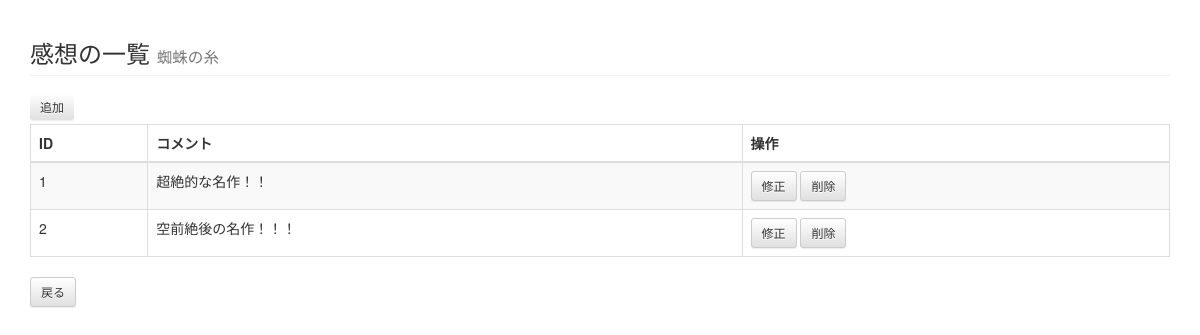
The app's page /cms/impression/1/, older data.
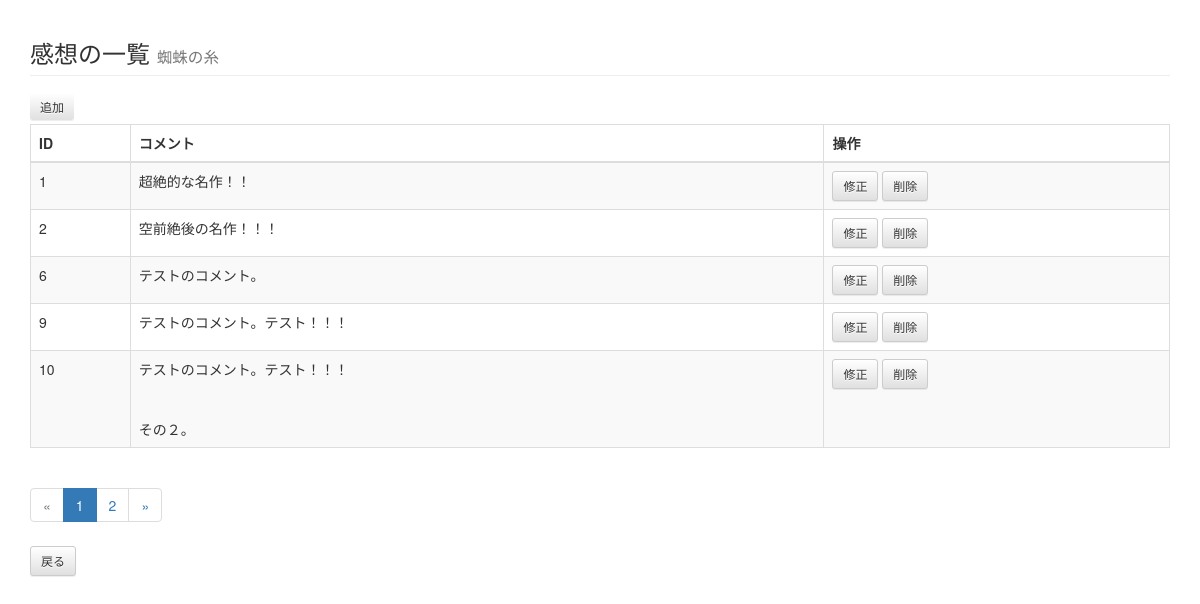
The same page, newer data.
### cms/models.py (models this page shows, shortened)
class Impression(models.Model):
    book = models.ForeignKey(Book, verbose_name=u'書籍', related_name='impressions')
    comment = models.TextField(u'コメント', blank=True)

### cms/views.py (the view)
# urls.py: url(r'impression/(?P<book_id>\d+)/$', views.ImpressionList.as_view(), name='impression_list'),
class ImpressionList(ListView):
    context_object_name = 'impressions'
    template_name = 'cms/impression_list.html'
    paginate_by = 5
    def get(self, request, *args, **kwargs):
        book = get_object_or_404(Book, pk=kwargs['book_id'])
        impressions = book.impressions.all().order_by('id')
        self.object_list = impressions
        context = self.get_context_data(object_list=self.object_list, book=book)
        return self.render_to_response(context)

### cms/templates/cms/impression_list.html (shortened to what this page needs)
{% extends "base.html" %}
{% block content %}
    <h3 class="page-header">感想の一覧 <small>{{ book.name }}</small></h3>
    <a href="{% url 'cms:impression_add' book_id=book.id %}" class="bt btn-default btn-sm">追加</a>
    <table class="table table-striped table-bordered">
        <thead>
            <tr>
                <th>ID</th>
                <th>コメント</th>
                <th>操作</th>
            </tr>
        </thead>
        <tbody>
            {% for impression in impressions %}
            <tr>
                <td>{{ impression.id }}</td>
                <td>{{ impression.comment|linebreaksbr }}</td>
                <td>
                    <a href="{% url 'cms:impression_mod' book_id=book.id impression_id=impression.id %}"
                       class="btn btn-default btn-sm">修正</a>
                    <button class="btn btn-default btn-sm del_confirm"
                            data-toggle="modal" data-target="#deleteModal"
                            url="{% url 'cms:impression_del' book_id=book.id impression_id=impression.id %}"
                            pk="{{ impression.id }}">削除</button>
                </td>
            </tr>
            {% endfor %}
        </tbody>
    </table>
    {% if is_paginated %}
    <ul class="pagination">
        {% if page_obj.has_previous %}
            <li><a href="?page={{ page_obj.previous_page_number }}">&laquo;</a></li>
        {% else %}
            <li class="disabled"><a href="#">&laquo;</a></li>
        {% endif %}
        {% for linkpage in page_obj.paginator.page_range %}
            {% ifequal linkpage page_obj.number %}
                <li class="active"><a href="#">{{ linkpage }}</a></li>
            {% else %}
                <li><a href="?page={{ linkpage }}">{{ linkpage }}</a></li>
            {% endifequal %}
        {% endfor %}
        {% if page_obj.has_next %}
            <li><a href="?page={{ page_obj.next_page_number }}">&raquo;</a></li>
        {% else %}
            <li class="disabled"><a href="#">&raquo;</a></li>
        {% endif %}
    </ul>
    {% endif %}
    <div>
        <a href="{% url 'cms:book_list' %}" class="btn btn-default btn-sm">戻る</a>
    </div>
{% endblock content %}

Row changes from the older to the newer data that the page shows:
added Impression: id "6", comment "テストのコメント。"
added Impression: id "9", comment "テストのコメント。テスト！！！"
added Impression: id "10", comment "テストのコメント。テスト！！！ その２。"
Text that changed along with them:
new list line: "1"
new list line: "2"
